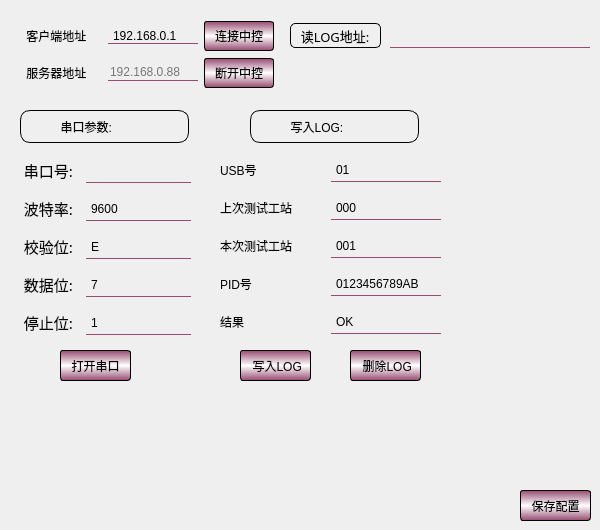
    <widget class="QWidget" name="tab_2">
     <attribute name="icon">
      <iconset resource="ico.qrc">
       <normaloff>:/icon/sz_01.png</normaloff>:/icon/sz_01.png</iconset>
     </attribute>
     <attribute name="title">
      <string>参数设置</string>
     </attribute>
     <widget class="QPushButton" name="dakai_plc">
      <property name="geometry">
       <rect>
        <x>60</x>
        <y>350</y>
        <width>71</width>
        <height>31</height>
       </rect>
      </property>
      <property name="styleSheet">
       <string notr="true">QPushButton{  
    border-radius:3px ;
    font: 75 10pt &quot;微软雅黑&quot;;	
    background-color: qlineargradient(x1:0, y1:0, x2:0, y2:1,stop:0 rgb(150, 75, 112),stop:0.5 rgb(255, 255, 255),stop:1 rgb(150, 75, 112));
    color: rgb(0,0,0);	
    border: 0.5px solid ;
}

QPushButton:hover{  
	color: rgb(0, 0, 255);
	background-color: rgb(255, 255, 127);
}
QPushButton:pressed{
	background-color: rgb(63, 63, 63);
}</string>
      </property>
      <property name="text">
       <string>打开串口</string>
      </property>
     </widget>
     <widget class="QLabel" name="label_51">
      <property name="geometry">
       <rect>
        <x>20</x>
        <y>110</y>
        <width>169</width>
        <height>33</height>
       </rect>
      </property>
      <property name="styleSheet">
       <string notr="true">background-color: qlineargradient(x1:0, y1:0, x2:0, y2:1,
           stop:0 rgb(150, 75, 112),stop:0.5 rgb(255, 255, 255),stop:1 rgb(150, 75, 112));
color: rgb(0, 0, 0);
font: 12pt &quot;Arial Rounded MT Bold&quot;;
border: 0.5px solid ;
border-top-left-radius:10px;
border-top-right-radius:10px;
border-bottom-left-radius:10px;
border-bottom-right-radius:10px;</string>
      </property>
      <property name="text">
       <string>           串口参数:</string>
      </property>
     </widget>
     <widget class="QPushButton" name="save_buton">
      <property name="geometry">
       <rect>
        <x>520</x>
        <y>490</y>
        <width>71</width>
        <height>31</height>
       </rect>
      </property>
      <property name="styleSheet">
       <string notr="true">QPushButton{  
    border-radius:3px ;
    font: 75 10pt &quot;微软雅黑&quot;;	
    background-color: qlineargradient(x1:0, y1:0, x2:0, y2:1,stop:0 rgb(150, 75, 112),stop:0.5 rgb(255, 255, 255),stop:1 rgb(150, 75, 112));
    color: rgb(0,0,0);	
    border: 0.5px solid ;
}

QPushButton:hover{  
	color: rgb(0, 0, 255);
	background-color: rgb(255, 255, 127);
}
QPushButton:pressed{
	background-color: rgb(63, 63, 63);
}</string>
      </property>
      <property name="text">
       <string>保存配置</string>
      </property>
     </widget>
     <widget class="QWidget" name="layoutWidget">
      <property name="geometry">
       <rect>
        <x>20</x>
        <y>151</y>
        <width>171</width>
        <height>191</height>
       </rect>
      </property>
      <layout class="QGridLayout" name="gridLayout">
       <item row="0" column="0">
        <widget class="QLabel" name="label_52">
         <property name="minimumSize">
          <size>
           <width>60</width>
           <height>25</height>
          </size>
         </property>
         <property name="maximumSize">
          <size>
           <width>60</width>
           <height>25</height>
          </size>
         </property>
         <property name="font">
          <font>
           <family>微软雅黑</family>
           <pointsize>11</pointsize>
           <weight>9</weight>
           <italic>false</italic>
           <bold>false</bold>
          </font>
         </property>
         <property name="styleSheet">
          <string notr="true">background-color:transparent; 
color: black;
font: 75 11pt &quot;微软雅黑&quot;;</string>
         </property>
         <property name="text">
          <string> 串口号:</string>
         </property>
        </widget>
       </item>
       <item row="0" column="1">
        <widget class="QComboBox" name="comboBox_com">
         <property name="minimumSize">
          <size>
           <width>0</width>
           <height>25</height>
          </size>
         </property>
         <property name="styleSheet">
          <string notr="true">QComboBox{
font: 75 9pt &quot;微软雅黑&quot;;
border:none;
background-color:transparent ;
border-bottom:1px solid rgb(150, 75, 112)
}
QComboBox::down-arrow{
image: url(:/icon/arrow_t.png);
 width:15px;
 height:20px;
}
QComboBox::drop-down{
background-color:transparent;
width:20px;
height:15px; 
}
</string>
         </property>
         <property name="placeholderText">
          <string>COM选择</string>
         </property>
         <item>
          <property name="text">
           <string>COM1</string>
          </property>
         </item>
         <item>
          <property name="text">
           <string>COM2</string>
          </property>
         </item>
         <item>
          <property name="text">
           <string>COM3</string>
          </property>
         </item>
         <item>
          <property name="text">
           <string>COM4</string>
          </property>
         </item>
         <item>
          <property name="text">
           <string>COM5</string>
          </property>
         </item>
         <item>
          <property name="text">
           <string>COM6</string>
          </property>
         </item>
         <item>
          <property name="text">
           <string>COM7</string>
          </property>
         </item>
         <item>
          <property name="text">
           <string>COM8</string>
          </property>
         </item>
         <item>
          <property name="text">
           <string>COM9</string>
          </property>
         </item>
        </widget>
       </item>
       <item row="1" column="0">
        <widget class="QLabel" name="label_53">
         <property name="minimumSize">
          <size>
           <width>60</width>
           <height>25</height>
          </size>
         </property>
         <property name="maximumSize">
          <size>
           <width>60</width>
           <height>25</height>
          </size>
         </property>
         <property name="font">
          <font>
           <family>微软雅黑</family>
           <pointsize>11</pointsize>
           <weight>9</weight>
           <italic>false</italic>
           <bold>false</bold>
          </font>
         </property>
         <property name="styleSheet">
          <string notr="true">background-color:transparent; 
color: black;
font: 75 11pt &quot;微软雅黑&quot;;</string>
         </property>
         <property name="text">
          <string> 波特率:</string>
         </property>
        </widget>
       </item>
       <item row="1" column="1">
        <widget class="QComboBox" name="comboBox_botelv">
         <property name="minimumSize">
          <size>
           <width>0</width>
           <height>25</height>
          </size>
         </property>
         <property name="styleSheet">
          <string notr="true">QComboBox{
font: 75 9pt &quot;微软雅黑&quot;;
border:none;
background-color:transparent ;
border-bottom:1px solid rgb(150, 75, 112)
}
QComboBox::down-arrow{
image: url(:/icon/arrow_t.png);
 width:15px;
 height:20px;
}
QComboBox::drop-down{
background-color:transparent;
width:20px;
height:15px; 
}
</string>
         </property>
         <item>
          <property name="text">
           <string>9600</string>
          </property>
         </item>
         <item>
          <property name="text">
           <string>14400</string>
          </property>
         </item>
         <item>
          <property name="text">
           <string>19200</string>
          </property>
         </item>
         <item>
          <property name="text">
           <string>115200</string>
          </property>
         </item>
        </widget>
       </item>
       <item row="2" column="0">
        <widget class="QLabel" name="label_54">
         <property name="minimumSize">
          <size>
           <width>60</width>
           <height>25</height>
          </size>
         </property>
         <property name="maximumSize">
          <size>
           <width>60</width>
           <height>25</height>
          </size>
         </property>
         <property name="font">
          <font>
           <family>微软雅黑</family>
           <pointsize>11</pointsize>
           <weight>9</weight>
           <italic>false</italic>
           <bold>false</bold>
          </font>
         </property>
         <property name="styleSheet">
          <string notr="true">background-color:transparent; 
color: black;
font: 75 11pt &quot;微软雅黑&quot;;</string>
         </property>
         <property name="text">
          <string> 校验位:</string>
         </property>
        </widget>
       </item>
       <item row="2" column="1">
        <widget class="QComboBox" name="comboBox_jiaoyan">
         <property name="minimumSize">
          <size>
           <width>0</width>
           <height>25</height>
          </size>
         </property>
         <property name="styleSheet">
          <string notr="true">QComboBox{
font: 75 9pt &quot;微软雅黑&quot;;
border:none;
background-color:transparent ;
border-bottom:1px solid rgb(150, 75, 112)
}
QComboBox::down-arrow{
image: url(:/icon/arrow_t.png);
 width:15px;
 height:20px;
}
QComboBox::drop-down{
background-color:transparent;
width:20px;
height:15px; 
}
</string>
         </property>
         <item>
          <property name="text">
           <string>E</string>
          </property>
         </item>
         <item>
          <property name="text">
           <string>N</string>
          </property>
         </item>
         <item>
          <property name="text">
           <string>O</string>
          </property>
         </item>
         <item>
          <property name="text">
           <string>S</string>
          </property>
         </item>
        </widget>
       </item>
       <item row="3" column="0">
        <widget class="QLabel" name="label_55">
         <property name="minimumSize">
          <size>
           <width>60</width>
           <height>25</height>
          </size>
         </property>
         <property name="maximumSize">
          <size>
           <width>60</width>
           <height>25</height>
          </size>
         </property>
         <property name="font">
          <font>
           <family>微软雅黑</family>
           <pointsize>11</pointsize>
           <weight>9</weight>
           <italic>false</italic>
           <bold>false</bold>
          </font>
         </property>
         <property name="styleSheet">
          <string notr="true">background-color:transparent; 
color: black;
font: 75 11pt &quot;微软雅黑&quot;;</string>
         </property>
         <property name="text">
          <string> 数据位:</string>
         </property>
        </widget>
       </item>
       <item row="3" column="1">
        <widget class="QComboBox" name="comboBox_shujuwei">
         <property name="minimumSize">
          <size>
           <width>0</width>
           <height>25</height>
          </size>
         </property>
         <property name="styleSheet">
          <string notr="true">QComboBox{
font: 75 9pt &quot;微软雅黑&quot;;
border:none;
background-color:transparent ;
border-bottom:1px solid rgb(150, 75, 112)
}
QComboBox::down-arrow{
image: url(:/icon/arrow_t.png);
 width:15px;
 height:20px;
}
QComboBox::drop-down{
background-color:transparent;
width:20px;
height:15px; 
}
</string>
         </property>
         <item>
          <property name="text">
           <string>7</string>
          </property>
         </item>
         <item>
          <property name="text">
           <string>5</string>
          </property>
         </item>
         <item>
          <property name="text">
           <string>6</string>
          </property>
         </item>
         <item>
          <property name="text">
           <string>8</string>
          </property>
         </item>
        </widget>
       </item>
       <item row="4" column="0">
        <widget class="QLabel" name="label_56">
         <property name="minimumSize">
          <size>
           <width>60</width>
           <height>25</height>
          </size>
         </property>
         <property name="maximumSize">
          <size>
           <width>60</width>
           <height>25</height>
          </size>
         </property>
         <property name="font">
          <font>
           <family>微软雅黑</family>
           <pointsize>11</pointsize>
           <weight>9</weight>
           <italic>false</italic>
           <bold>false</bold>
          </font>
         </property>
         <property name="styleSheet">
          <string notr="true">background-color:transparent; 
color: black;
font: 75 11pt &quot;微软雅黑&quot;;</string>
         </property>
         <property name="text">
          <string> 停止位:</string>
         </property>
        </widget>
       </item>
       <item row="4" column="1">
        <widget class="QComboBox" name="comboBox_tingzhiwei">
         <property name="minimumSize">
          <size>
           <width>0</width>
           <height>25</height>
          </size>
         </property>
         <property name="styleSheet">
          <string notr="true">QComboBox{
font: 75 9pt &quot;微软雅黑&quot;;
border:none;
background-color:transparent ;
border-bottom:1px solid rgb(150, 75, 112)
}
QComboBox::down-arrow{
image:url(:/icon/arrow_t.png);
 width:15px;
 height:20px;
}
QComboBox::drop-down{
background-color:transparent;
width:20px;
height:15px; 
}
</string>
         </property>
         <item>
          <property name="text">
           <string>1</string>
          </property>
         </item>
         <item>
          <property name="text">
           <string>1.5</string>
          </property>
         </item>
         <item>
          <property name="text">
           <string>2</string>
          </property>
         </item>
        </widget>
       </item>
      </layout>
     </widget>
     <widget class="QWidget" name="layoutWidget">
      <property name="geometry">
       <rect>
        <x>23</x>
        <y>20</y>
        <width>251</width>
        <height>71</height>
       </rect>
      </property>
      <layout class="QGridLayout" name="gridLayout_2">
       <item row="0" column="0">
        <widget class="QLabel" name="label_16">
         <property name="maximumSize">
          <size>
           <width>80</width>
           <height>16777215</height>
          </size>
         </property>
         <property name="styleSheet">
          <string notr="true">background-color:transparent; 
color: black;
font: 75 11pt &quot;微软雅黑&quot;;</string>
         </property>
         <property name="text">
          <string> 客户端地址</string>
         </property>
        </widget>
       </item>
       <item row="0" column="1">
        <widget class="QComboBox" name="comboBox_kehu">
         <property name="minimumSize">
          <size>
           <width>70</width>
           <height>0</height>
          </size>
         </property>
         <property name="styleSheet">
          <string notr="true">QComboBox{
font: 75 9pt &quot;微软雅黑&quot;;
border:none;
background-color:transparent ;
border-bottom:1px solid rgb(150, 75, 112)
}
QComboBox::down-arrow{ 
 image: url(:/icon/arrow_t.png);
 width:15px;
 height:35px;
}
QComboBox::drop-down{
background-color:transparent;
width:20px;
height:15px; 
}
</string>
         </property>
         <item>
          <property name="text">
           <string>192.168.0.1</string>
          </property>
         </item>
         <item>
          <property name="text">
           <string>192.168.0.2</string>
          </property>
         </item>
         <item>
          <property name="text">
           <string>192.168.0.3</string>
          </property>
         </item>
         <item>
          <property name="text">
           <string>192.168.0.4</string>
          </property>
         </item>
        </widget>
       </item>
       <item row="0" column="2">
        <widget class="QPushButton" name="pushButton_lian">
         <property name="minimumSize">
          <size>
           <width>70</width>
           <height>30</height>
          </size>
         </property>
         <property name="maximumSize">
          <size>
           <width>70</width>
           <height>16777215</height>
          </size>
         </property>
         <property name="styleSheet">
          <string notr="true">QPushButton{  
    border-radius:3px ;
    font: 75 10pt &quot;微软雅黑&quot;;	
    background-color: qlineargradient(x1:0, y1:0, x2:0, y2:1,stop:0 rgb(150, 75, 112),stop:0.5 rgb(255, 255, 255),stop:1 rgb(150, 75, 112));
    color: rgb(0,0,0);	
    border: 0.5px solid;
}

QPushButton:hover{  
	color: rgb(0, 0, 255);
	background-color: rgb(255, 255, 127);
}
QPushButton:pressed{
	background-color: rgb(63, 63, 63);
}</string>
         </property>
         <property name="text">
          <string>连接中控</string>
         </property>
        </widget>
       </item>
       <item row="1" column="0">
        <widget class="QLabel" name="label_17">
         <property name="styleSheet">
          <string notr="true">background-color:transparent; 
color: black;
font: 75 11pt &quot;微软雅黑&quot;;</string>
         </property>
         <property name="text">
          <string> 服务器地址</string>
         </property>
        </widget>
       </item>
       <item row="1" column="1">
        <widget class="QLineEdit" name="lineEdit_4">
         <property name="minimumSize">
          <size>
           <width>70</width>
           <height>0</height>
          </size>
         </property>
         <property name="maximumSize">
          <size>
           <width>90</width>
           <height>16777215</height>
          </size>
         </property>
         <property name="styleSheet">
          <string notr="true">font: 75 9pt &quot;微软雅黑&quot;;
border:none;
background-color:transparent ;
border-bottom:1px solid rgb(150, 75, 112)</string>
         </property>
         <property name="placeholderText">
          <string>192.168.0.88</string>
         </property>
        </widget>
       </item>
       <item row="1" column="2">
        <widget class="QPushButton" name="pushButton_duan">
         <property name="minimumSize">
          <size>
           <width>70</width>
           <height>30</height>
          </size>
         </property>
         <property name="styleSheet">
          <string notr="true">QPushButton{  
    border-radius:3px ;
    font: 75 10pt &quot;微软雅黑&quot;;	
    background-color: qlineargradient(x1:0, y1:0, x2:0, y2:1,stop:0 rgb(150, 75, 112),stop:0.5 rgb(255, 255, 255),stop:1 rgb(150, 75, 112));
    color: rgb(0,0,0);	
    border: 0.5px solid ;
}

QPushButton:hover{  
	color: rgb(0, 0, 255);
	background-color: rgb(255, 255, 127);
}
QPushButton:pressed{
	background-color: rgb(63, 63, 63);
}</string>
         </property>
         <property name="text">
          <string>断开中控</string>
         </property>
        </widget>
       </item>
      </layout>
     </widget>
     <widget class="QLabel" name="label_50">
      <property name="geometry">
       <rect>
        <x>290</x>
        <y>23</y>
        <width>91</width>
        <height>25</height>
       </rect>
      </property>
      <property name="minimumSize">
       <size>
        <width>80</width>
        <height>25</height>
       </size>
      </property>
      <property name="maximumSize">
       <size>
        <width>110</width>
        <height>25</height>
       </size>
      </property>
      <property name="font">
       <font>
        <family>微软雅黑</family>
        <pointsize>10</pointsize>
        <weight>9</weight>
        <italic>false</italic>
        <bold>false</bold>
       </font>
      </property>
      <property name="styleSheet">
       <string notr="true">background-color: qlineargradient(x1:0, y1:0, x2:0, y2:1,
                  stop:0 rgb(150, 75, 112),stop:0.5 rgb(255,             255, 255),stop:1 rgb(150, 75, 112));
color: rgb(0, 0, 0);
font: 75 10pt &quot;微软雅黑&quot;;
border: 0.5px solid ;

border-top-left-radius:5px;
border-top-right-radius:5px;
border-bottom-left-radius:5px;
border-bottom-right-radius:5px;</string>
      </property>
      <property name="text">
       <string>  读LOG地址:</string>
      </property>
     </widget>
     <widget class="QLineEdit" name="lineEdit_log">
      <property name="geometry">
       <rect>
        <x>390</x>
        <y>23</y>
        <width>200</width>
        <height>25</height>
       </rect>
      </property>
      <property name="minimumSize">
       <size>
        <width>200</width>
        <height>25</height>
       </size>
      </property>
      <property name="maximumSize">
       <size>
        <width>220</width>
        <height>25</height>
       </size>
      </property>
      <property name="styleSheet">
       <string notr="true">font: 75 9pt &quot;微软雅黑&quot;;
border:none;
background-color:transparent ;
border-bottom:1px solid rgb(150, 75, 112)</string>
      </property>
     </widget>
     <widget class="QPushButton" name="pushButton_shanchu">
      <property name="geometry">
       <rect>
        <x>350</x>
        <y>350</y>
        <width>71</width>
        <height>31</height>
       </rect>
      </property>
      <property name="styleSheet">
       <string notr="true">QPushButton{  
    border-radius:3px ;
    font: 75 10pt &quot;微软雅黑&quot;;	
    background-color: qlineargradient(x1:0, y1:0, x2:0, y2:1,stop:0 rgb(150, 75, 112),stop:0.5 rgb(255, 255, 255),stop:1 rgb(150, 75, 112));
    color: rgb(0,0,0);	
    border: 0.5px solid ;
}

QPushButton:hover{  
	color: rgb(0, 0, 255);
	background-color: rgb(255, 255, 127);
}
QPushButton:pressed{
	background-color: rgb(63, 63, 63);
}</string>
      </property>
      <property name="text">
       <string> 删除LOG</string>
      </property>
     </widget>
     <widget class="QPushButton" name="pushButton_xieru">
      <property name="geometry">
       <rect>
        <x>240</x>
        <y>350</y>
        <width>71</width>
        <height>31</height>
       </rect>
      </property>
      <property name="styleSheet">
       <string notr="true">QPushButton{  
    border-radius:3px ;
    font: 75 10pt &quot;微软雅黑&quot;;	
    background-color: qlineargradient(x1:0, y1:0, x2:0, y2:1,stop:0 rgb(150, 75, 112),stop:0.5 rgb(255, 255, 255),stop:1 rgb(150, 75, 112));
    color: rgb(0,0,0);	
    border: 0.5px solid ;
}

QPushButton:hover{  
	color: rgb(0, 0, 255);
	background-color: rgb(255, 255, 127);
}
QPushButton:pressed{
	background-color: rgb(63, 63, 63);
}</string>
      </property>
      <property name="text">
       <string> 写入LOG</string>
      </property>
     </widget>
     <widget class="QLabel" name="label_57">
      <property name="geometry">
       <rect>
        <x>250</x>
        <y>110</y>
        <width>169</width>
        <height>33</height>
       </rect>
      </property>
      <property name="styleSheet">
       <string notr="true">background-color: qlineargradient(x1:0, y1:0, x2:0, y2:1,
           stop:0 rgb(150, 75, 112),stop:0.5 rgb(255, 255, 255),stop:1 rgb(150, 75, 112));
color: rgb(0, 0, 0);
font: 12pt &quot;Arial Rounded MT Bold&quot;;
border: 0.5px solid ;
border-top-left-radius:10px;
border-top-right-radius:10px;
border-bottom-left-radius:10px;
border-bottom-right-radius:10px;</string>
      </property>
      <property name="text">
       <string>           写入LOG:</string>
      </property>
     </widget>
     <widget class="QWidget" name="layoutWidget">
      <property name="geometry">
       <rect>
        <x>220</x>
        <y>150</y>
        <width>221</width>
        <height>191</height>
       </rect>
      </property>
      <layout class="QGridLayout" name="gridLayout_3">
       <item row="0" column="0">
        <widget class="QLabel" name="label_7">
         <property name="styleSheet">
          <string notr="true">background-color:transparent; 
color: black;
font: 75 11pt &quot;微软雅黑&quot;;</string>
         </property>
         <property name="text">
          <string>USB号</string>
         </property>
        </widget>
       </item>
       <item row="0" column="1">
        <widget class="QComboBox" name="comboBox">
         <property name="minimumSize">
          <size>
           <width>0</width>
           <height>25</height>
          </size>
         </property>
         <property name="styleSheet">
          <string notr="true">QComboBox{
font: 75 9pt &quot;微软雅黑&quot;;
border:none;
background-color:transparent ;
border-bottom:1px solid rgb(150, 75, 112)
}
QComboBox::down-arrow{
image: url(:/icon/arrow_t.png);
 width:15px;
 height:20px;
}
QComboBox::drop-down{
background-color:transparent;
width:20px;
height:15px; 
}
</string>
         </property>
         <item>
          <property name="text">
           <string>01</string>
          </property>
         </item>
         <item>
          <property name="text">
           <string>00</string>
          </property>
         </item>
         <item>
          <property name="text">
           <string>02</string>
          </property>
         </item>
        </widget>
       </item>
       <item row="1" column="0">
        <widget class="QLabel" name="label_8">
         <property name="styleSheet">
          <string notr="true">background-color:transparent; 
color: black;
font: 75 11pt &quot;微软雅黑&quot;;</string>
         </property>
         <property name="text">
          <string>上次测试工站</string>
         </property>
        </widget>
       </item>
       <item row="1" column="1">
        <widget class="QComboBox" name="comboBox_2">
         <property name="minimumSize">
          <size>
           <width>0</width>
           <height>25</height>
          </size>
         </property>
         <property name="styleSheet">
          <string notr="true">QComboBox{
font: 75 9pt &quot;微软雅黑&quot;;
border:none;
background-color:transparent ;
border-bottom:1px solid rgb(150, 75, 112)
}
QComboBox::down-arrow{
image: url(:/icon/arrow_t.png);
 width:15px;
 height:20px;
}
QComboBox::drop-down{
background-color:transparent;
width:20px;
height:15px; 
}
</string>
         </property>
         <item>
          <property name="text">
           <string>000</string>
          </property>
         </item>
         <item>
          <property name="text">
           <string>001</string>
          </property>
         </item>
         <item>
          <property name="text">
           <string>002</string>
          </property>
         </item>
         <item>
          <property name="text">
           <string>003</string>
          </property>
         </item>
         <item>
          <property name="text">
           <string>004</string>
          </property>
         </item>
        </widget>
       </item>
       <item row="2" column="0">
        <widget class="QLabel" name="label_9">
         <property name="styleSheet">
          <string notr="true">background-color:transparent; 
color: black;
font: 75 11pt &quot;微软雅黑&quot;;</string>
         </property>
         <property name="text">
          <string>本次测试工站</string>
         </property>
        </widget>
       </item>
       <item row="2" column="1">
        <widget class="QComboBox" name="comboBox_3">
         <property name="minimumSize">
          <size>
           <width>0</width>
           <height>25</height>
          </size>
         </property>
         <property name="styleSheet">
          <string notr="true">QComboBox{
font: 75 9pt &quot;微软雅黑&quot;;
border:none;
background-color:transparent ;
border-bottom:1px solid rgb(150, 75, 112)
}
QComboBox::down-arrow{
image: url(:/icon/arrow_t.png);
 width:15px;
 height:20px;
}
QComboBox::drop-down{
background-color:transparent;
width:20px;
height:15px; 
}
</string>
         </property>
         <item>
          <property name="text">
           <string>001</string>
          </property>
         </item>
         <item>
          <property name="text">
           <string>002</string>
          </property>
         </item>
         <item>
          <property name="text">
           <string>003</string>
          </property>
         </item>
         <item>
          <property name="text">
           <string>004</string>
          </property>
         </item>
        </widget>
       </item>
       <item row="3" column="0">
        <widget class="QLabel" name="label_10">
         <property name="styleSheet">
          <string notr="true">background-color:transparent; 
color: black;
font: 75 11pt &quot;微软雅黑&quot;;</string>
         </property>
         <property name="text">
          <string>PID号</string>
         </property>
        </widget>
       </item>
       <item row="3" column="1">
        <widget class="QComboBox" name="comboBox_4">
         <property name="minimumSize">
          <size>
           <width>0</width>
           <height>25</height>
          </size>
         </property>
         <property name="styleSheet">
          <string notr="true">QComboBox{
font: 75 9pt &quot;微软雅黑&quot;;
border:none;
background-color:transparent ;
border-bottom:1px solid rgb(150, 75, 112)
}
QComboBox::down-arrow{
image: url(:/icon/arrow_t.png);
 width:15px;
 height:20px;
}
QComboBox::drop-down{
background-color:transparent;
width:20px;
height:15px; 
}
</string>
         </property>
         <item>
          <property name="text">
           <string>0123456789AB</string>
          </property>
         </item>
         <item>
          <property name="text">
           <string>0235478916CD</string>
          </property>
         </item>
         <item>
          <property name="text">
           <string>88888888</string>
          </property>
         </item>
        </widget>
       </item>
       <item row="4" column="0">
        <widget class="QLabel" name="label_11">
         <property name="styleSheet">
          <string notr="true">background-color:transparent; 
color: black;
font: 75 11pt &quot;微软雅黑&quot;;</string>
         </property>
         <property name="text">
          <string>结果</string>
         </property>
        </widget>
       </item>
       <item row="4" column="1">
        <widget class="QComboBox" name="comboBox_5">
         <property name="minimumSize">
          <size>
           <width>0</width>
           <height>25</height>
          </size>
         </property>
         <property name="styleSheet">
          <string notr="true">QComboBox{
font: 75 9pt &quot;微软雅黑&quot;;
border:none;
background-color:transparent ;
border-bottom:1px solid rgb(150, 75, 112)
}
QComboBox::down-arrow{
image: url(:/icon/arrow_t.png);
 width:15px;
 height:20px;
}
QComboBox::drop-down{
background-color:transparent;
width:20px;
height:15px; 
}
</string>
         </property>
         <item>
          <property name="text">
           <string>OK</string>
          </property>
         </item>
         <item>
          <property name="text">
           <string>NG</string>
          </property>
         </item>
        </widget>
       </item>
      </layout>
     </widget>
    </widget>
